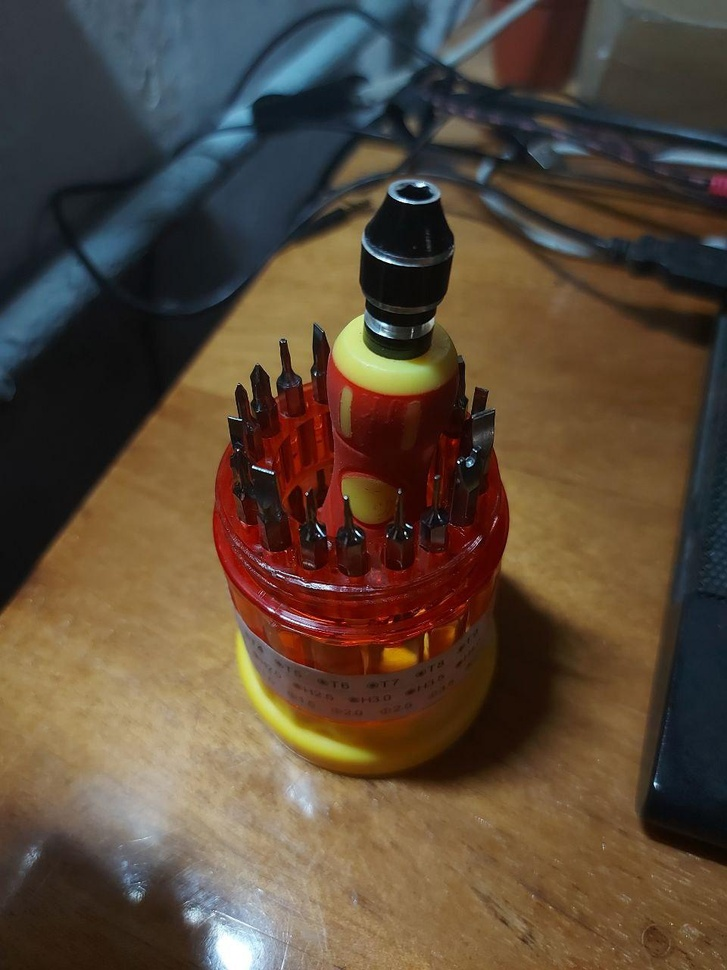
#> input picture color/tool.jpg, 727 x 970 px, shrunk from 960 x 1280 before the run
$ python gaussianBlur.py
#> lines starting #> are read from the running program, lines starting #| are printed output that depends on the picture
import numpy as np
import cv2
from matplotlib import pyplot as pltfrom
import matplotlib.pyplot as plt

figure_size = 9
image = cv2.imread('../color/tool.jpg')
#> image is the input picture: shape (970, 727, 3); mean B, G, R 57, 73, 89.3
new_image = cv2.GaussianBlur(image, (figure_size, figure_size),0)
plt.figure(figsize=(11,6))
plt.subplot(121)
plt.imshow(cv2.cvtColor(image, cv2.COLOR_HSV2RGB))
plt.title('Original')
plt.xticks([])
plt.yticks([])
plt.subplot(122)
plt.imshow(cv2.cvtColor(new_image, cv2.COLOR_HSV2RGB))
plt.title('Gaussian Filter')
plt.xticks([])
plt.yticks([])
plt.show()
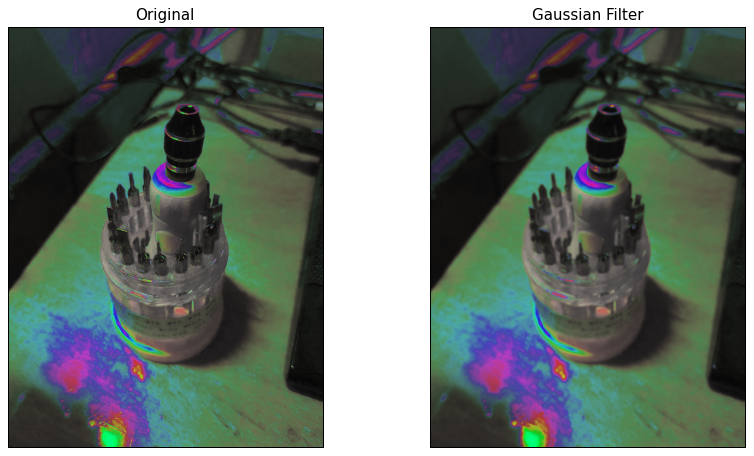
#> figure drawn by matplotlib, 2 panels

image2 = cv2.cvtColor(image, cv2.COLOR_HSV2BGR)
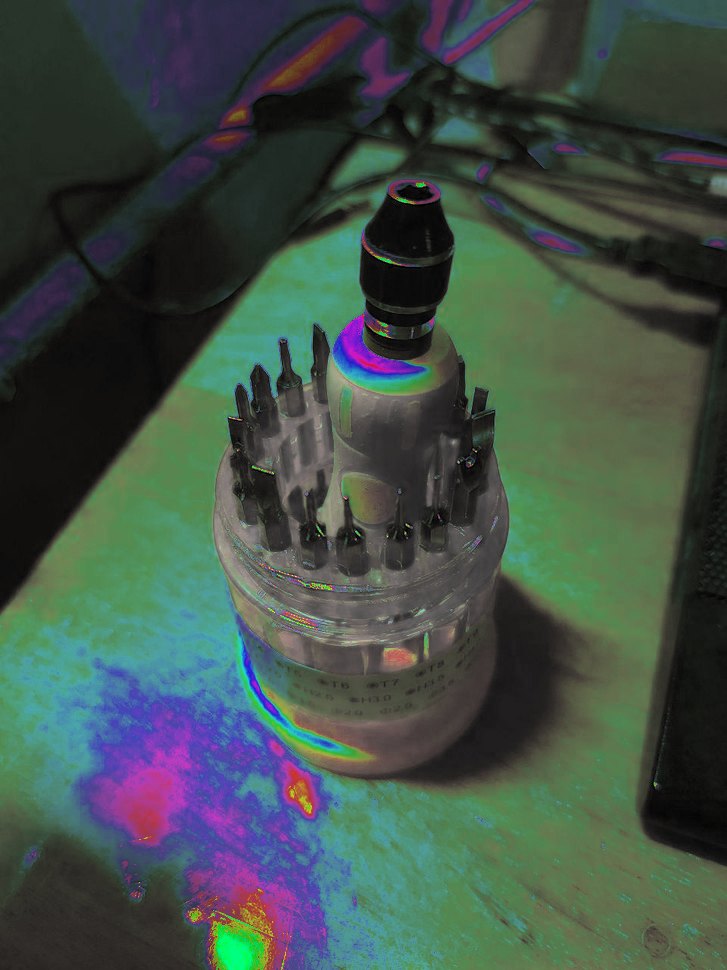
#> image2: shape (970, 727, 3); mean B, G, R 71.4, 79.4, 64.7
image2 = cv2.cvtColor(image2, cv2.COLOR_BGR2GRAY)
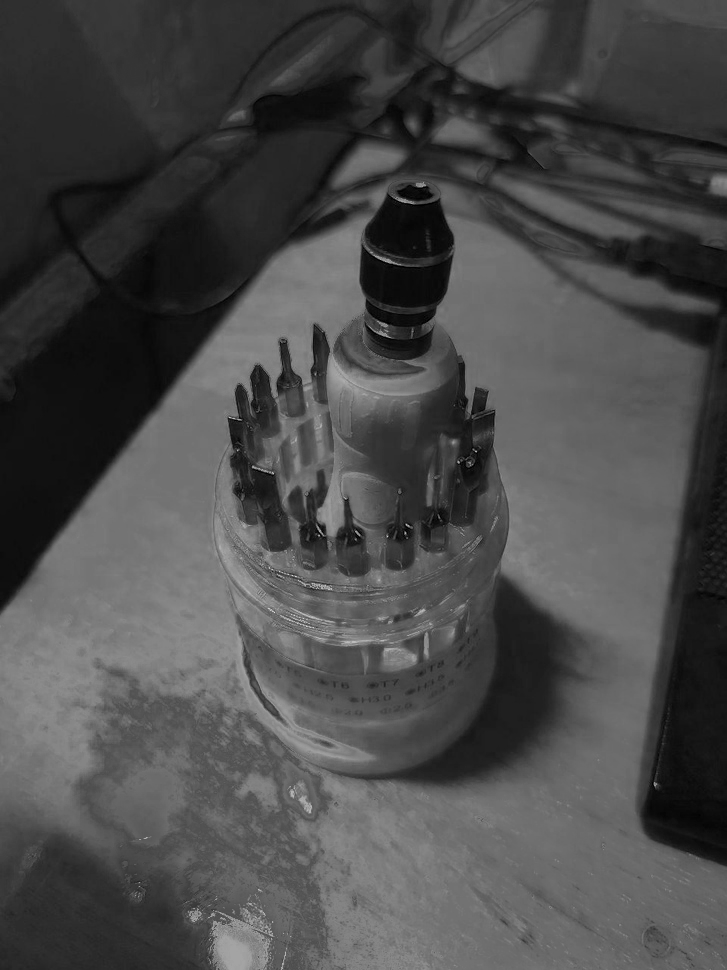
#> image2: shape (970, 727); min 0, max 226, mean 74.1
new_image_gauss = cv2.GaussianBlur(image2, (figure_size, figure_size),0)
plt.figure(figsize=(11,6))
plt.subplot(121)
plt.imshow(image2, cmap='gray')
plt.title('Original')
plt.xticks([])
plt.yticks([])
plt.subplot(122)
plt.imshow(new_image_gauss, cmap='gray')
plt.title('Gaussian Filter')
plt.xticks([])
plt.yticks([])
plt.show()
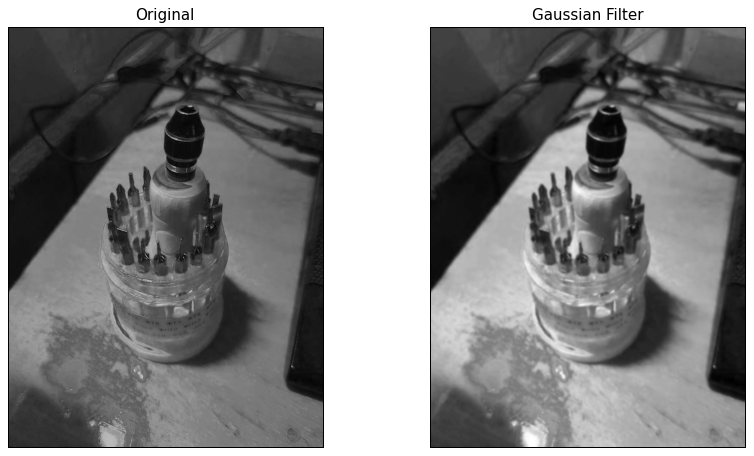
#> figure drawn by matplotlib, 2 panels
